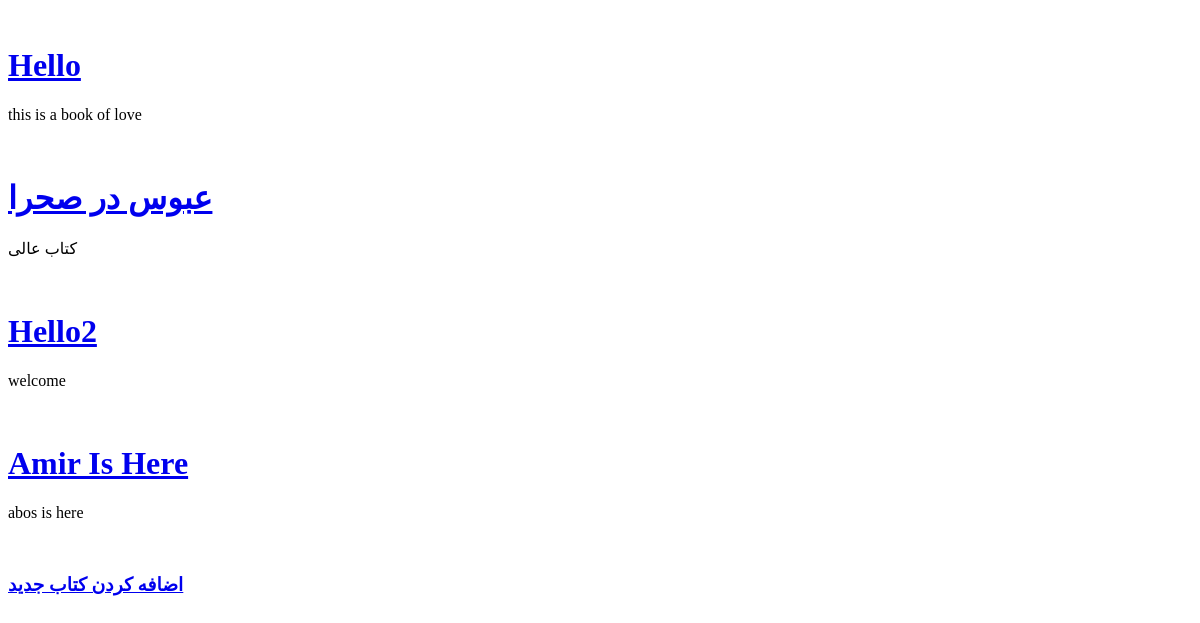
The page /books/ on the database as committed earlier.
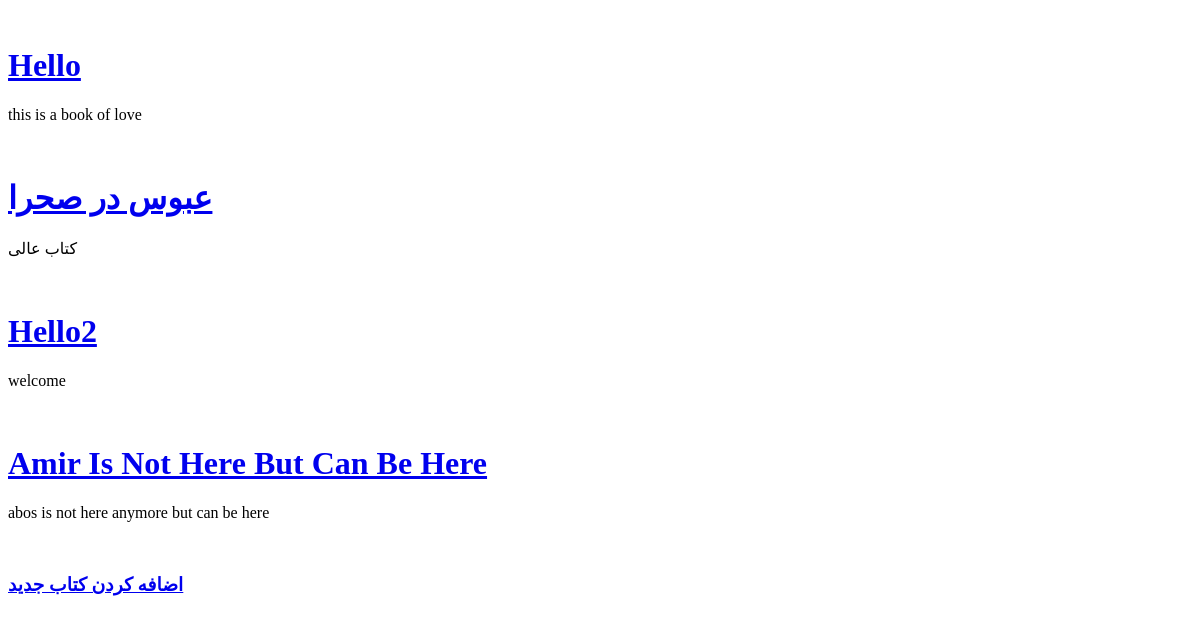
The same page on the database as committed later.
### books/models.py (models this page shows, shortened)
class Books(models.Model):
    title = models.CharField(max_length=200)
    author = models.CharField(max_length=200)
    price = models.DecimalField(max_digits=5, decimal_places=2)
    description = models.TextField()
    def get_absolute_url(self):
        return reverse('book_detail', args={self.id})

### books/views.py (the view)
# urls.py: path('', views.BookListView.as_view(), name='book_list'),
class BookListView(generic.ListView):
    model = Books
    template_name = 'books/book_list_view.html'
    context_object_name = 'books'

### books/templates/books/book_list_view.html (shortened to what this page needs)
{% extends '_base.html' %}
{% block content %}
    {% for book in books %}
        <br>
        <a href="{{ book.get_absolute_url }}">
            <h1>{{ book.title|title }}</h1></a>
        <p>{{ book.description|truncatewords:30}}</p>
    {% endfor %}
    <br>
    <h3><a href="{% url 'book_create' %}">اضافه کردن کتاب جدید</a></h3>
    <br>
{% endblock content %}

Rows that differ between the two databases and show on the page:
changed Books: title "Amir Is Here" → "Amir Is Not Here But Can Be Here"; description "abos is here" → "abos is not here anymore but can be here"
